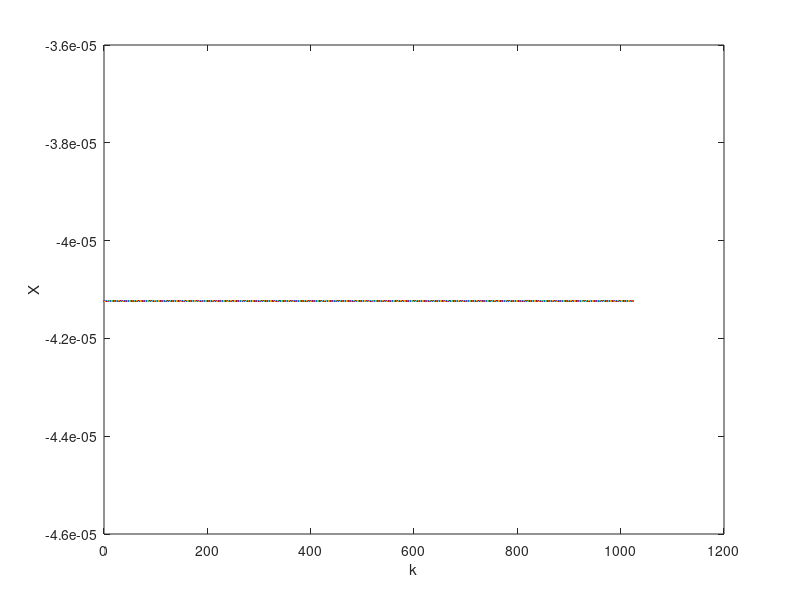

Write the MATLAB code that produced this figure.
K = 1023;
k = 0:1:K;

r = random('Normal', 0, 1, 1, K + 1);
X = (r) / (k + 1);

plot(k, X);

xlabel('k');
ylabel('X');